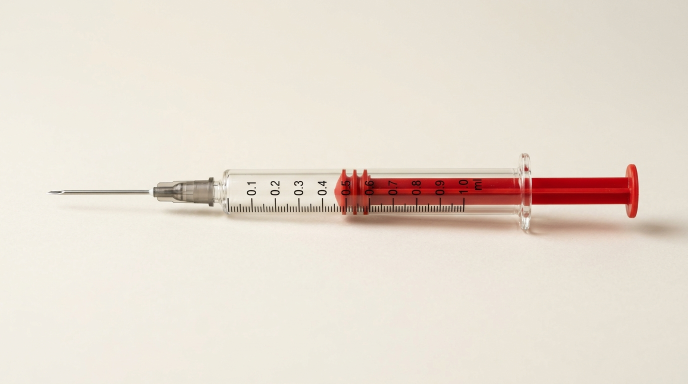
#> input picture assets/syringe_side.jpg, 1376 x 768 px, found by its file name (shown at 1/2 size)
$ python clean_side.py
#> lines starting #> are read from the running program, lines starting #| are printed output that depends on the picture; after the words box and inside, x2 and y2 are one past the last pixel; in counts of white or black regions, pixels touching at a corner belong together
import cv2
import numpy as np

def clean_side_syringe(img_path, out_path):
#> called with img_path = 'd:/3d/new2/assets/syringe_side.jpg', out_path = 'd:/3d/new2/assets/syringe_side.png'
    img = cv2.imread(img_path, cv2.IMREAD_COLOR)
#> img is the input picture: shape (768, 1376, 3); mean B, G, R 209.1, 220.8, 231
    h, w, _ = img.shape
#> h = 768; w = 1376

    lab = cv2.cvtColor(img, cv2.COLOR_BGR2LAB)
#> lab: shape (768, 1376, 3); mean of channels 0, 1, 2 226.1, 129.7, 135.7

    # Border background sample
    border_mask = np.ones((h, w), dtype=bool)
    border_mask[40:h-40, 40:w-40] = False

    bg_l = np.median(lab[border_mask, 0])
#> bg_l = 234
    bg_a = np.median(lab[border_mask, 1])
#> bg_a = 128
    bg_b = np.median(lab[border_mask, 2])
#> bg_b = 135

    diff_l = lab[:, :, 0].astype(np.float32) - bg_l
    diff_a = lab[:, :, 1].astype(np.float32) - bg_a
    diff_b = lab[:, :, 2].astype(np.float32) - bg_b
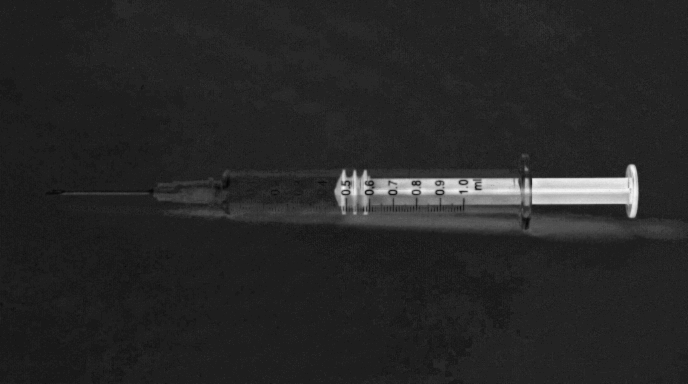
#> diff_b: shape (768, 1376) float32 (shown at 1/2 size); min -7, max 43, mean 0.7; drawn with min black and max white
    delta_e = np.sqrt(diff_l**2 + diff_a**2 + diff_b**2)
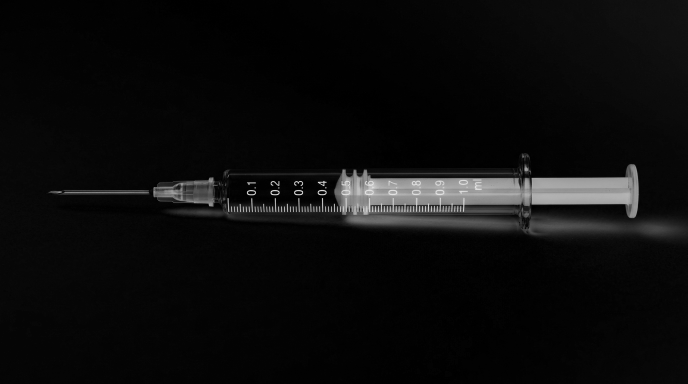
#> delta_e: shape (768, 1376) float32 (shown at 1/2 size); min 0, max 234.1, mean 12.4

    # Syringe threshold
    mask = (delta_e > 15.0).astype(np.uint8) * 255
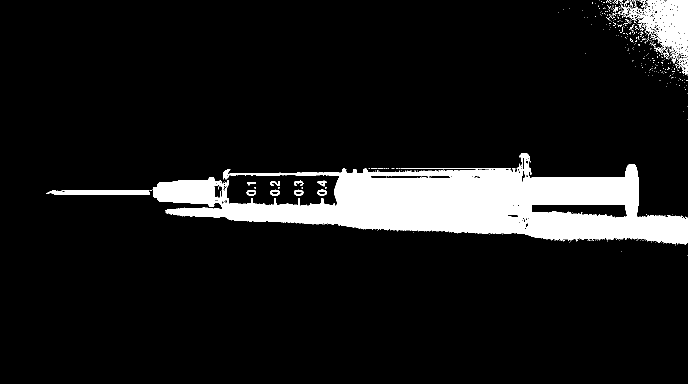
#> mask: shape (768, 1376) (shown at 1/2 size); 9.8% white; 464 white regions (446 under 20 px), largest, box (x1, y1, x2, y2) and area: (305, 306, 1376, 490) 91934, (1241, 0, 1376, 150) 7580, (92, 380, 300, 390) 1592

    # Morphological closing
    kernel_close = cv2.getStructuringElement(cv2.MORPH_ELLIPSE, (19, 19))
    closed = cv2.morphologyEx(mask, cv2.MORPH_CLOSE, kernel_close)
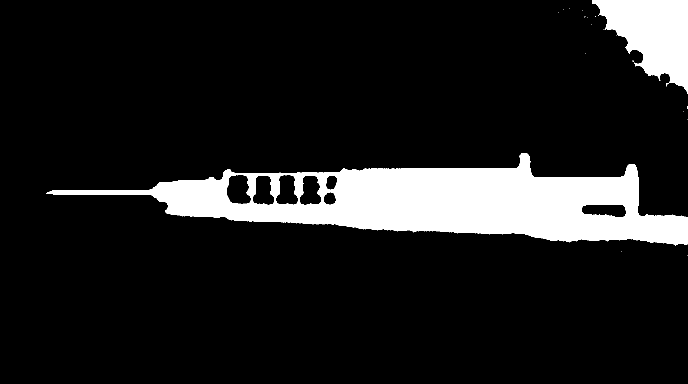
#> closed: shape (768, 1376) (shown at 1/2 size); 11.9% white; 18 white regions (16 under 20 px)

    contours, _ = cv2.findContours(closed, cv2.RETR_EXTERNAL, cv2.CHAIN_APPROX_SIMPLE)
#> contours = 18 contours, 16 with area under 20; largest, box (x1, y1, x2, y2) and area: (92, 306, 1376, 492) 114118, (1184, 0, 1376, 188) 20506
    final_mask = np.zeros((h, w), dtype=np.uint8)
    if contours:
        contours = sorted(contours, key=cv2.contourArea, reverse=True)
        for cnt in contours:
            if cv2.contourArea(cnt) > 2000:
                cv2.drawContours(final_mask, [cnt], -1, 255, thickness=cv2.FILLED)
#> this loop made 18 passes
#> cnt on passes 4 to 15: [[1375, 511]], [[1242, 502]], [[1375, 238]], [[1366, 223]], [[1375, 212], [1375, 216], [1374, 217], [1375, 216]], [[1170, 107]], [[1207, 59]], [[1183, 48]], [[1174, 34]], [[1169, 33], [1168, 34], [1169, 33], [1170, 33]], [[1190, 32], [1191, 32]], [[1116, 25]]
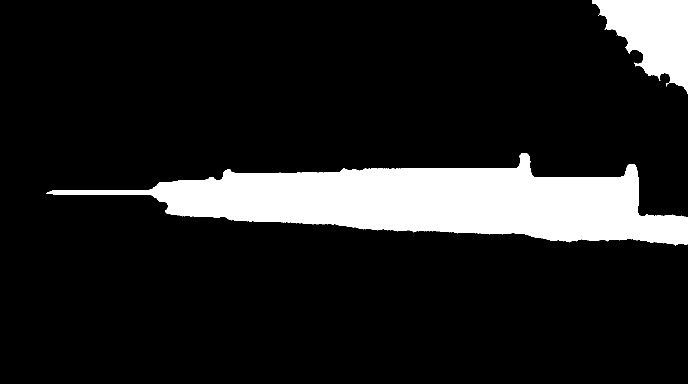
#> final_mask: shape (768, 1376) (shown at 1/2 size); 12.9% white; 2 white regions, box (x1, y1, x2, y2) and area: (92, 306, 1376, 492) 115531, (1184, 0, 1376, 188) 20900

    # Smooth edges
    final_mask_blur = cv2.GaussianBlur(final_mask, (7, 7), 1.5)

    # Zero out outer 20px perimeter
    final_mask_blur[:25, :] = 0
    final_mask_blur[-25:, :] = 0
    final_mask_blur[:, :25] = 0
    final_mask_blur[:, -25:] = 0

    b, g, r = cv2.split(img)
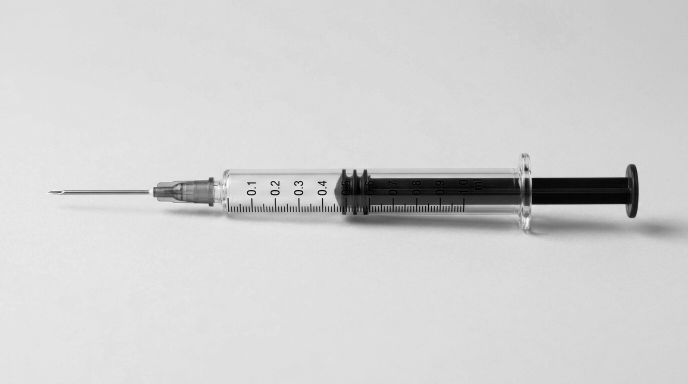
#> b: shape (768, 1376) (shown at 1/2 size); min 0, max 253, mean 209.1
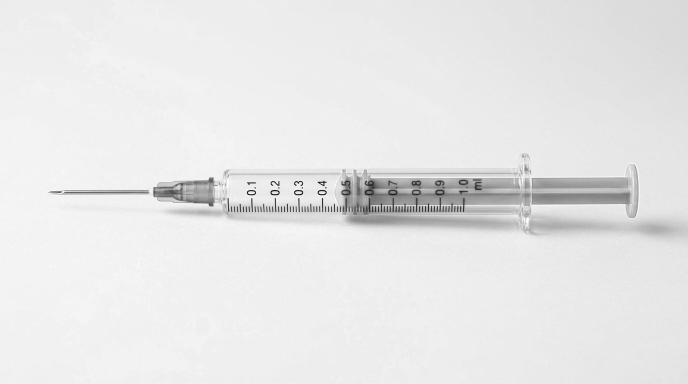
#> r: shape (768, 1376) (shown at 1/2 size); min 3, max 255, mean 231
    rgba = cv2.merge([b, g, r, final_mask_blur])
    cv2.imwrite(out_path, rgba)
    print(f"Cleaned syringe side cutout saved to {out_path}")

clean_side_syringe("d:/3d/new2/assets/syringe_side.jpg", "d:/3d/new2/assets/syringe_side.png")

$ run again, with assets/clinical_spec_hero.jpg copied over assets/syringe_side.jpg
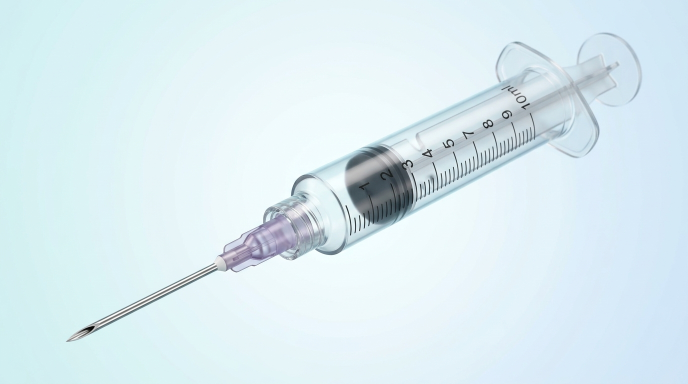
#> input picture assets/clinical_spec_hero.jpg, 1376 x 768 px, found by its file name (shown at 1/2 size)
#> in clean_side_syringe, img is the input picture: shape (768, 1376, 3); mean B, G, R 241.7, 236, 218.8
#> lab: shape (768, 1376, 3); mean of channels 0, 1, 2 235.3, 123.5, 123.3
#> bg_l = 237
#> bg_a = 123
#> in clean_side_syringe, `mask = (delta_e > 15.0).astype(np.uint8) * 255`:
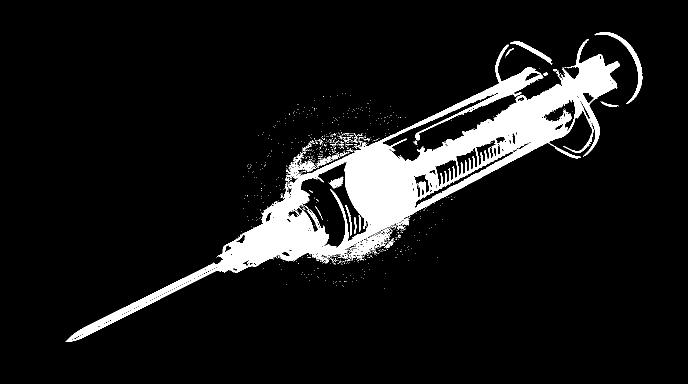
#> mask: shape (768, 1376) (shown at 1/2 size); 8.9% white; 815 white regions (789 under 20 px), largest, box (x1, y1, x2, y2) and area: (131, 78, 1240, 684) 86768, (695, 455, 783, 521) 1536, (1189, 64, 1285, 208) 1402
#> closed: shape (768, 1376); 12.3% white; 82 white regions (66 under 20 px)
#> contours = 81 contours, 66 with area under 20; largest, box (x1, y1, x2, y2) and area: (131, 78, 1240, 684) 149010, (1189, 64, 1285, 208) 1230, (563, 208, 635, 248) 662, (682, 206, 739, 235) 489, (753, 224, 802, 250) 392
#> the loop in clean_side_syringe, `for cnt in contours:` made 81 passes
#> cnt on passes 20 to 27: [[554, 243], [554, 244], [555, 243], [556, 243]], [[769, 576]], [[573, 568]], [[651, 560]], [[602, 548]], [[770, 547]], [[563, 538]], [[527, 536]]
#> in clean_side_syringe, `b, g, r = cv2.split(img)`:
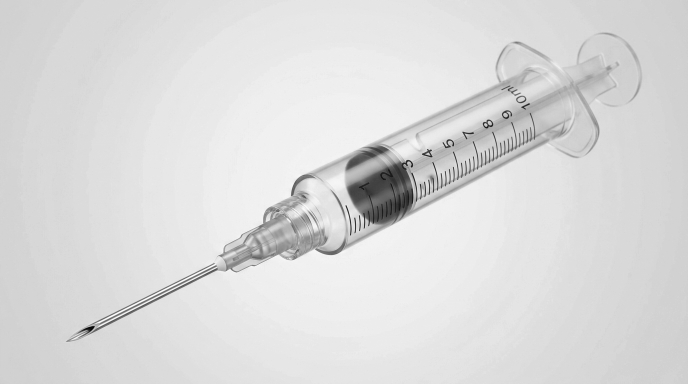
#> r: shape (768, 1376) (shown at 1/2 size); min 0, max 255, mean 218.8
